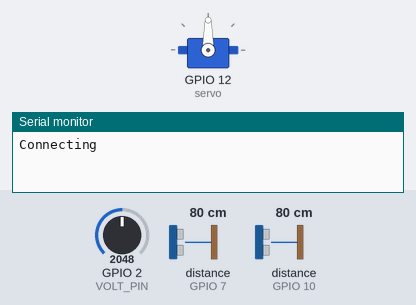
The sketch below on a simulated ESP32-S3. Parts: servo, the last lines printed to the serial monitor. Wiring (inferred from the names in the program): 2 × ultrasonic range finder: trigger GPIO 6, echo GPIO 7 / trigger GPIO 9, echo GPIO 10. The inputs (shaded band) are chosen by the test bench; at power-on: distance to the obstacle (sensors on GPIO 10, GPIO 7) 80 cm, GPIO 2 (VOLT_PIN) = 2048. The echo pulse lasts 58.3 µs per cm; WiFi joins after 1.5 s; servers stay silent unless stated.

Above: at 0.1 s.
At 2.7 s:
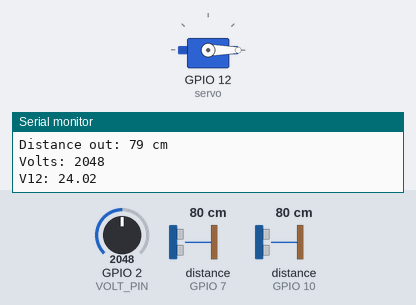
2.8 s: distance to the obstacle (sensor on GPIO 10) set to 56 cm
4.3 s: distance to the obstacle (sensor on GPIO 10) set to 46 cm
At 5.0 s:
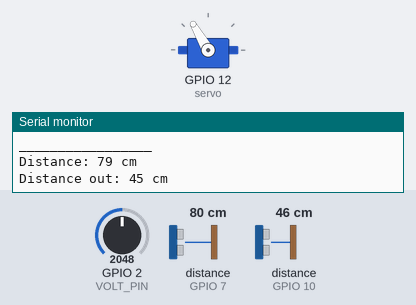
Timing chart, 0 to 7.3 s (numbered marks = the images above; inputs shaded):
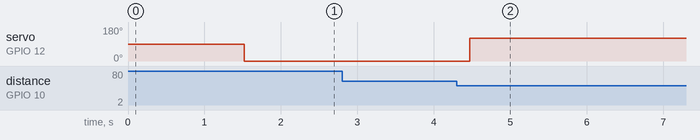

Measured:
- the behaviour switches between 51 and 50 cm on distance to the obstacle (sensor on GPIO 10) (found by bisection; images 1 and 2)
- after the input at 4.3 s, servo on GPIO 12 (servo): 0° → 120° after 0.17 s

The sketch:

waste.ino
```cpp
/*
  Smart ecogarbage bins final code
*/

#include <Servo.h>
#include <WiFi.h>

//Initializations
const int TRIG_PIN = 6;
const int ECHO_PIN = 7;

const int TRIG_PIN_OUT = 9;
const int ECHO_PIN_OUT = 10;

int VOLT_PIN = A1; //initialize analog pin 2 as "voltPin"

bool is_user = true;

long duration; //variable for the duration of sound wave travel
int distance; //variable for the distance measurement

long durationOut; //variable for the duration of sound wave travel
int distanceOut; //variable for the distance measurement

//states
enum {CLOSE, OPEN} switchState = CLOSE;

byte servoPos = 0;

int bagCounter = 0;
int currentState = 0;
int previousState = 0;

Servo servo;

void setup() {
  //setup code here, runs once:

  servo.attach(12);

  //The Trigger pin will tell the sensor to range find
  pinMode(TRIG_PIN, OUTPUT);
  pinMode(TRIG_PIN_OUT, OUTPUT);

  //Echo pin as input to measure the duration of
  //pulses coming back from the distance sensor
  pinMode(ECHO_PIN, INPUT);
  pinMode(ECHO_PIN_OUT, INPUT);

  pinMode(VOLT_PIN, INPUT); //initialize "VOLT_PIN" as an input

  //Wi-Fi connenction
  WiFi.begin("Android-Maria", "123456"); //Network name, network password
  Serial.print("Connecting");
  while (WiFi.status() != WL_CONNECTED)
  {
    delay(500);
    Serial.print(".");
  }
  Serial.println();
  Serial.print("Connected, IP address: ");
  Serial.println(WiFi.localIP());

  //We'll use the serial monitor to view the sensor output
  Serial.begin(9600);

}

void loop() {
  //main code here, runs repeatedly:

  //Clears the trigPin condition
  digitalWrite(TRIG_PIN, LOW);
  delayMicroseconds(2);

  //Clears the trigPin condition
  digitalWrite(TRIG_PIN_OUT, LOW);
  delayMicroseconds(2);

  //Sets the trigPin HIGH (ACTIVE) for 10 microseconds
  digitalWrite(TRIG_PIN, HIGH);
  delayMicroseconds(10);
  digitalWrite(TRIG_PIN, LOW);

  //Reads the echoPin, returns the sound wave travel time in microseconds
  duration = pulseIn(ECHO_PIN, HIGH);
  //Calculating the distance
  distance = duration * 0.034 / 2; //Speed of sound wave divided by 2 (go and back)

  //Displays the distance on the Serial Monitor
  Serial.print("Distance: ");
  Serial.print(distance);
  Serial.println(" cm");

  delay(10);

  //Sets the trigPin HIGH (ACTIVE) for 10 microseconds
  digitalWrite(TRIG_PIN_OUT, HIGH);
  delayMicroseconds(10);
  digitalWrite(TRIG_PIN_OUT, LOW);

  //Reads the echoPin, returns the sound wave travel time in microseconds
  durationOut = pulseIn(ECHO_PIN_OUT, HIGH);
  //Calculating the distance of users
  distanceOut = durationOut * 0.034 / 2; // Speed of sound wave divided by 2 (go and back)

  //Displays the distance of the out ultrasonic on the Serial Monitor
  Serial.print("Distance out: ");
  Serial.print(distanceOut);
  Serial.println(" cm");

  //delay(1000);

  switch (switchState)
    {
      case CLOSE:
        servoPos = 0;
        servo.write(servoPos);
        if (distanceOut < 50 && is_user == true)
        {
          switchState = OPEN;
        }
        break;

      case OPEN:
        servoPos = 120;
        servo.write(servoPos);

        if (distance <= 13){
          currentState = 1;
        }
        else {
          currentState = 0;
        }

        delay(500);

        if(currentState != previousState){
          if(currentState == 1){
            bagCounter = bagCounter + 1;
            Serial.print("Number of trash bags: ");
            Serial.println(bagCounter);
          }
          delay(2000);
        }

        if (distanceOut > 50)
        {
          switchState = CLOSE;
        }
        break;
    }

  //Calculating the battery charging voltage
  int volts = analogRead(VOLT_PIN);

  //Print the volts
  Serial.print("Volts: ");
  Serial.println(volts);

  float v12 = (volts*12.0)/1023; //convert the value of the analog measurement (0-1023) to volts (0-12)

  //Print the volts
  Serial.print("V12: ");
  Serial.println(v12);
  Serial.println("_________________");
}
```
